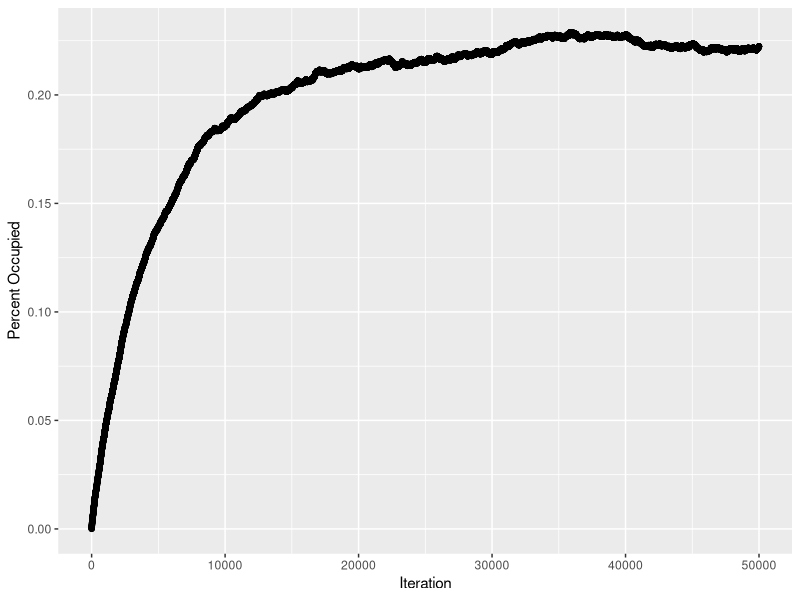

The R script that drew this image: (Note: a time limit stopped this script after it produced the figure.)
## ---- chunk 1
library(compiler)
library(ggplot2)
## ---- chunk 2
#step = number of iterations
sampler <- function(step) {
  #initialize intial graph
  M <- matrix(0,100,100)
  sums <- 0
  for(i in 1:step) {
    x <- trunc(runif(1,1,101)) #choose an x value at random
    y <- trunc(runif(1,1,101)) #choose a y value at random
    change <- trunc(runif(1,0,2)) #determine 1 try to flip to 1, or 0, flip to 0
    if(change) {
      #Now we will check to see if we can flip our new point
      flip <- TRUE
      if(x+1 <= 100) {
        if(M[x+1,y]==1) {flip <- FALSE} #Check right
      }
      if (x >=2 & flip) {
        if(M[x-1,y]==1) {flip <- FALSE} #Check left
      }
      if(y+1<=100 & flip) {
        if(M[x,y+1]==1) {flip<-FALSE} #Check above
      }
      if(y>=2 & flip) {
        if(M[x,y-1] == 1) {flip<-FALSE} #Check below
      }
      if(flip) {M[x,y]<-1}
    } else { M[x,y]<-0 }
  sums <- rbind(sums,sum(M)/10000)
  }
  return(sums)
}
## ---- chunk 3
M2 <- sampler(50000)
qplot(y = as.numeric(M2)) + xlab("Iteration") + ylab("Percent Occupied")
## ---- chunk 4
M3 <- sapply(1:100, function(x) sampler(25000)) 
qplot(as.numeric(M3), geom="histogram", binwidth=.005) + xlab("f(x)/10000")
## ---- chunk 5
montecarlo <- function(p, matrix) {
  M <- matrix #using the matrix we generated for the histogram for part a
  results <- 0
  for (i in 1:100) {
    p <- ifelse(M[i] > .4, 1, 0)
    results <- c(results, p)
  }
  return(sum(results)/100)
}
## ---- chunk 6
p <- montecarlo(.4, M3)
ci.right <- p + 2 * sqrt((p*(1-p)/100))
ci.left <- p - 2 * sqrt((p*(1-p)/100))
## ---- chunk 7
sampler2 <- function(step) {
  #initialize intial graph
  M <- matrix(0,100,100)
  M[50,50] <- 1 #because we can't divide by 0
  sums <- 0 #place to store sums of each step
  #now we need to come up with a valid proposal and the test whether we accept or reject based on whether a uniform rv < nu(j)/nu(i)
  for(i in 1:step) {
    base <- M
    #step 1: find a valid proposal
    x <- trunc(runif(1,1,101)) #choose an x coordinate
    y <- trunc(runif(1,1,101)) #choose a y value at random
    change <- trunc(runif(1,0,2)) #determine 1 try to flip to 1, or 0, flip to 0
    if(change) {
      flip <- TRUE #Now we will check to see if we can flip our new point
      if(x+1 <= 100) {
        if(M[x+1,y]==1) {flip <- FALSE} #Check right
      }
      if (x >=2 & flip) {
        if(M[x-1,y]==1) {flip <- FALSE} #Check left
      }
      if(y+1<=100 & flip) {
        if(M[x,y+1]==1) {flip<-FALSE} #Check above
      }
      if(y>=2 & flip) {
        if(M[x,y-1] == 1) {flip<-FALSE} #Check below
      }
      if(flip) {M[x,y]<-1}
    } else 
    { M[x,y]<-0 }
    
    #2. now that we have a proposal, we test:
    U <- runif(1)
    
    if(U < (sum(M)^2)/(sum(base)^2)){
     sums <- rbind(sums,(sum(M))^2/10000) 
    } else {
      sums <- rbind(sums,(sum(base))^2/10000)
      M <- base
    }
  }
  return(sums) #this returns a list of values of (f(e))^2
}
## ---- chunk 8
M4 <- sapply(1:100, function(x) sampler2(25000)) 
qplot(as.numeric(M4), geom="histogram", binwidth=10) + xlab("f(Y)/10000")
## ---- chunk 9
#proposal generating function
flips <- function(chain, num) {
#now we use the current sequence to propose a new sequence by switching up one group of 20 flips
choice <- toString(num)
switch(choice,
       '1'={chain[1:20] <- 1 #knock out all tails
            chain[sample(1:20, 9, replace=F)] <- -1 #place new tails
            },
       '2'={chain[21:40] <- 1
         chain[sample(21:40, 9, replace=F)] <- -1},
       '3'={chain[41:60] <- 1
         chain[sample(41:60, 9, replace=F)] <- -1},
       '4'={chain[61:80] <- 1
         chain[sample(61:80, 9, replace=F)] <- -1},
       '5'={chain[81:100] <- 1
         chain[sample(81:100, 9, replace=F)] <- -1},
       '6'={chain[101:120] <- 1
         chain[sample(101:120, 9, replace=F)] <- -1},
       '7'={chain[121:140] <- 1
         chain[sample(121:140, 9, replace=F)] <- -1},
       '8'={chain[141:160] <- 1
         chain[sample(141:160, 9, replace=F)] <- -1},
       '9'={chain[161:180] <- 1
         chain[sample(161:180, 9, replace=F)] <- -1},
       '10'={chain[181:200] <- 1
         chain[sample(181:200, 9, replace=F)] <- -1},
       stop(chain)
)
return(chain)
}
## ---- chunk 10
#function to sample from all sequences fitting the conditions
omega <- function(N){
results <- data.frame("Step" = 0, "Move" =0, "Diffs" = 0)
chain <- rep(c(rep(1,11), rep(-1,9)),10) #start with a matrix that fits the conditions
num <- trunc(runif(1,1,11)) #now we randomnly pick a bucket of 20 to change
base <- flips(chain, num) #change bucket in base matrix

#moving through the desired number of steps
for ( i in 1:N) {
  num <- trunc(runif(1,1,11)) #choose bucket to change
  proposal <- flips(base, num) #generate a proposal

#f(x) is the difference in the amount of money generated in the first 10 flips of any bucket of 20 minus the amount of money earned in the final 10 flips
proposal.m <- sum(proposal[c(1:10, 21:30, 41:50, 61:70, 81:90, 101:110, 121:130, 141:150, 161:170, 181:190)]) - sum(proposal[c(11:20, 31:40, 51:60, 71:80, 91:100, 111:120, 131:140, 151:160, 171:180, 191:200)])

base.m <- sum(base[c(1:10, 21:30, 41:50, 61:70, 81:90, 101:110, 121:130, 141:150, 161:170, 181:190)]) - sum(base[c(11:20, 31:40, 51:60, 71:80, 91:100, 111:120, 131:140, 151:160, 171:180, 191:200)])

test <- proposal.m/base.m #this results in the proposal being accepted roughly 78% of the time

if(runif(1) < min(1,test, na.rm=TRUE)) {
  base <- proposal
  results <- rbind(results, c(results <- data.frame("Step" = i, "Move" = 1, "Diffs" = proposal.m)))
} else {
  base <- base
  results <- rbind(results, c(results <- data.frame("Step" = i, "Move" = 0, "Diffs" = base.m)))
}
}
return(results)
}
## ---- chunk 11
#test runs to show acceptance rate
tests <- omega(10000)
qplot(x = as.numeric(tests$Step), y = as.numeric(tests$Diffs), geom="line") + ylab("Difference in number of tails") + xlab("Step")
## ---- chunk 12
omega2 <- function(N){
  results <- data.frame("Step" = 0, "Round" =0, "Amount" = 0)
  
  #start with a matrix that fits the conditions, but with 1's and 0's instead of 1 and -1 so that any function we do to count tails will always be greater than 0
  chain <- rep(c(rep(1,11), rep(-1,9)),10) 
  
  #now we randomnly pick a bucket of 20 to change
  num <- trunc(runif(1,1,11))
  
  #assign it to the base function
  base <- flips(chain, num)
  
  for ( i in 1:N) {
    
    num <- trunc(runif(1,1,11)) #choose bucket to change
    proposal <- flips(base, num) #generate a proposal
    
    proposal.m <- sum(proposal[c(1:10, 21:30, 41:50, 61:70, 81:90, 101:110, 121:130, 141:150, 161:170, 181:190)]) - sum(proposal[c(11:20, 31:40, 51:60, 71:80, 91:100, 111:120, 131:140, 151:160, 171:180, 191:200)])
    
    base.m <- sum(base[c(1:10, 21:30, 41:50, 61:70, 81:90, 101:110, 121:130, 141:150, 161:170, 181:190)]) - sum(base[c(11:20, 31:40, 51:60, 71:80, 91:100, 111:120, 131:140, 151:160, 171:180, 191:200)])
    
    test <- proposal.m/base.m
    
    #this results in the proposal being accepted roughly 78% of the time
    if(runif(1) < min(1,test, na.rm=TRUE)) {
      base <- proposal
      total <- cumsum(as.numeric(base))
      top.dollar <- which.max(total)
      results <- rbind(results, c(results <- data.frame("Step" = i, "Round" = top.dollar, "Amount" = total[top.dollar])))
    } else {
      base <- base
      total <- cumsum(as.numeric(base))
      top.dollar <- which.max(total)
      results <- rbind(results, c(results <- data.frame("Step" = i, "Round" = top.dollar, "Amount" = total[top.dollar])))
    }
  }
  return(results)
}
## ---- chunk 13
tests2 <- omega2(3000)
qplot(as.numeric(tests2$Round[2:3000]), geom="histogram", binwidth = 1, fill=..count.., main = "Histogram for T") + xlab("Round Max Achieved")
qplot(as.numeric(tests2$Amount[2:3000]), geom="histogram", binwidth = 1, fill = ..count.., main = "Histogram for Z") + xlab("Highest Amount")
